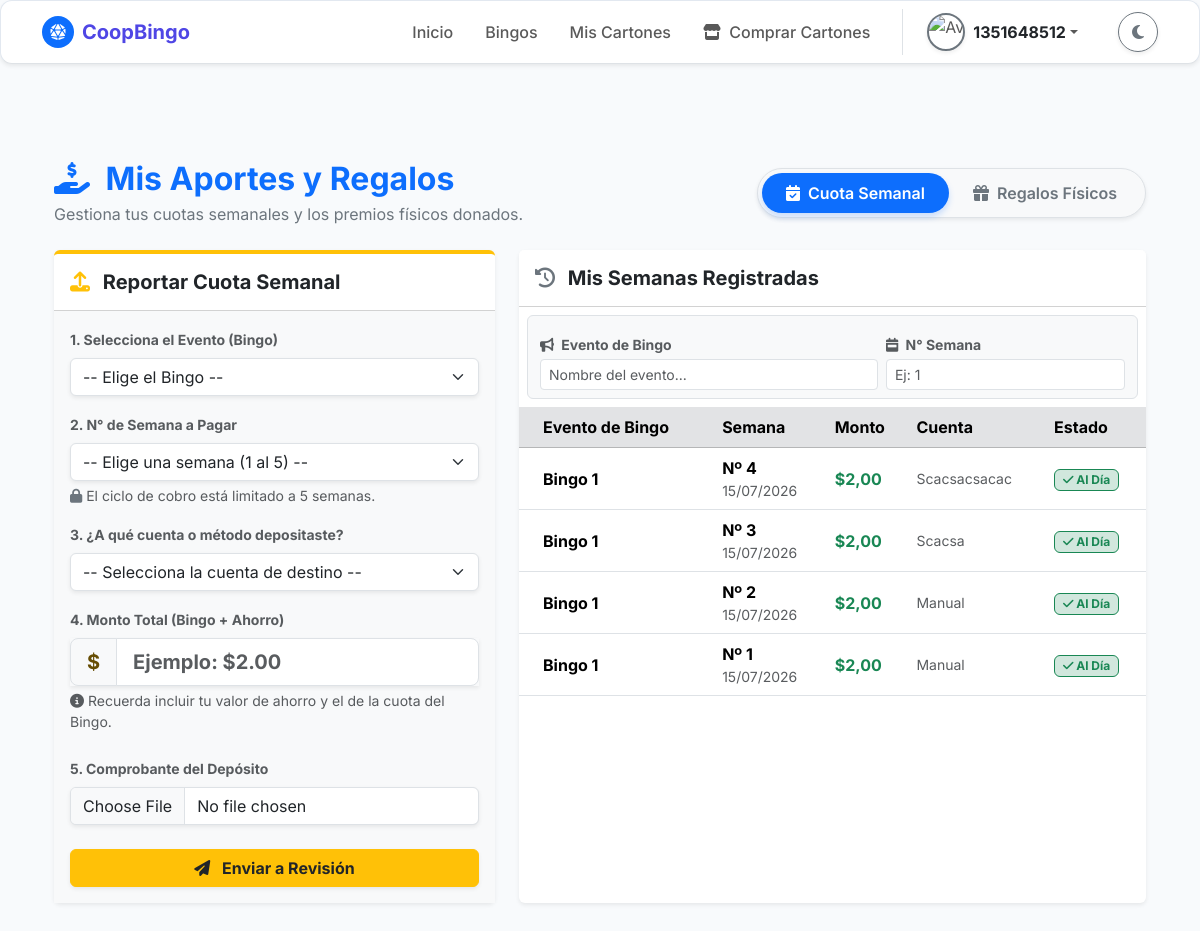
Page /aporte-y-regalos/ (signed in) on the earlier database version.
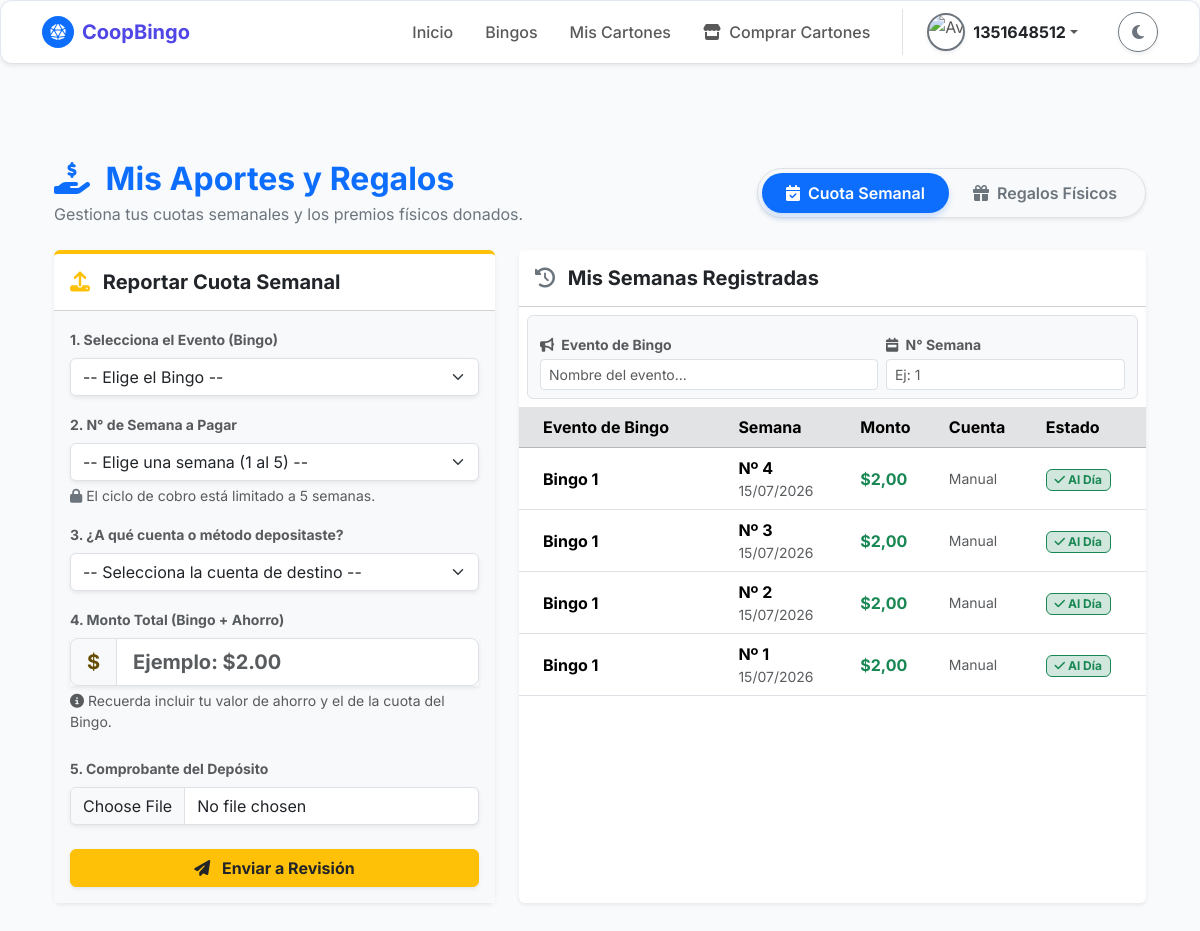
Same page on the later database version.
### bingo/models.py (models this page shows, shortened)
class AporteSemanal(models.Model):
    ESTADO_APORTE_CHOICES = [
        ('Pendiente', 'Pendiente de Pago'),
        ('En Revision', 'En Revisión'),
        ('Al Dia', 'Al Día'),
        ('Atrasado', 'Atrasado'),
    ]
    METODO_INGRESO_CHOICES = [
        ('Efectivo', 'Efectivo'),
        ('Transferencia', 'Transferencia'),
        ('Fisico', 'Físico'),
    ]
    idaporte = models.AutoField(
        primary_key=True,
        verbose_name="ID de Aporte"
    )
    idsocio = models.ForeignKey(
        'Socio',
        on_delete=models.CASCADE,
        db_column='idsocio',
        verbose_name="Socio"
    )
    idregalo = models.ForeignKey(
        'Regalo',
        on_delete=models.CASCADE,
        db_column='idregalo',
        verbose_name="Regalo Asignado",
        null=True,
        blank=True,
    )
    idbingo = models.ForeignKey(
        'Bingo',
        on_delete=models.SET_NULL,
        null=True,
        blank=True,
        db_column='idbingo',
        verbose_name="Bingo Asociado"
    )
    numerosemana = models.IntegerField(
        null=True,
        blank=True,
        verbose_name="Número de Semana"
    )
    fechaplanificadadada = models.DateTimeField(
        verbose_name="Fecha Planificada"
    )
    fechaentregareal = models.DateTimeField(
        null=True,
        blank=True,
        verbose_name="Fecha de Entrega Real"
    )
    metodoingreso = models.CharField(
        max_length=50,
        choices=METODO_INGRESO_CHOICES,
        null=True,
        blank=True,
        verbose_name="Método de Ingreso"
    )
    referenciaingreso = models.CharField(
        max_length=100,
        null=True,
        blank=True,
        verbose_name="Referencia/Comprobante"
    )
    estadoaporte = models.CharField(
        max_length=20,
        choices=ESTADO_APORTE_CHOICES,
        null=True,
        blank=True,
        verbose_name="Estado del Aporte"
    )
    montoaporte = models.DecimalField(
        max_digits=10,
        decimal_places=2,
        default=Decimal('0.00'),
        validators=[MinValueValidator(Decimal('0.00'))],
        verbose_name="Monto del Aporte"
    )
    idmetodopago = models.ForeignKey(
        'MetodoPago',
        on_delete=models.SET_NULL,
        null=True,
        blank=True,
        db_column='idmetodopago',
        verbose_name="Cuenta de Destino"
    )
    comprobanteaporte = models.FileField(
        upload_to='media/aportes/comprobantes/',
        null=True,
        blank=True,
        verbose_name="Comprobante de Cuota Semanal"
    )
    class Meta:
        db_table = 'AporteSemanal'
        verbose_name = 'Aporte Semanal'
        verbose_name_plural = 'Control de Aportes Semanales'
        constraints = [
            models.CheckConstraint(
                condition=models.Q(estadoaporte__in=['Pendiente', 'En Revision', 'Al Dia', 'Atrasado']),
                name='chk_aportesemanal_estadoaporte'
            ),
            models.CheckConstraint(
                condition=models.Q(metodoingreso__in=['Efectivo', 'Transferencia', 'Fisico']) | models.Q(metodoingreso__isnull=True),
                name='chk_aportesemanal_metodoingreso'
            )
        ]

class MetodoPago(models.Model):
    ESTADO_METODO_CHOICES = [
        ('Activo', 'Activo'),
        ('Inactivo', 'Inactivo'),
    ]
    idmetodopago = models.AutoField(primary_key=True)
    nombremetodopago = models.CharField(
        max_length=50,
        unique=True,
        verbose_name="Nombre del Método de Pago"
    )
    descripcionmetodopago = models.CharField(
        max_length=200,
        null=True,
        blank=True,
        verbose_name="Descripción del Método"
    )
    estadometodopago = models.CharField(
        max_length=20,
        choices=ESTADO_METODO_CHOICES,
        default='Activo',
        verbose_name="Estado del Método"
    )
    urlmetodopago = models.CharField(
        max_length=255,
        verbose_name="URL o Enlace del Método"
    )
    class Meta:
        db_table = 'MetodoPago'
        verbose_name = 'Método de Pago'
        verbose_name_plural = 'Métodos de Pago'

class Bingo(models.Model):
    TIPO_BINGO_CHOICES = [
        ('Virtual', 'Virtual'),
        ('Presencial', 'Presencial'),
    ]
    ESTADO_BINGO_CHOICES = [
        ('Programado', 'Programado'),
        ('En Curso', 'En Curso'),
        ('Finalizado', 'Finalizado'),
        ('Cancelado', 'Cancelado'),
    ]
    idbingo = models.AutoField(primary_key=True)
    idunidad_venta = models.ForeignKey(UnidadMonetaria, on_delete=models.PROTECT, related_name='bingos_venta')
    idunidad_premio = models.ForeignKey(UnidadMonetaria, on_delete=models.PROTECT, related_name='bingos_premio')
    titulobingo = models.CharField(
        max_length=150,
        verbose_name="Título del Bingo"
    )
    fechaprogramadabingo = models.DateTimeField(
        verbose_name="Fecha y Hora del Evento"
    )
    tipobingo = models.CharField(
        max_length=20,
        choices=TIPO_BINGO_CHOICES,
        verbose_name="Tipo de Bingo"
    )
    lugarbingo = models.CharField(
        max_length=255,
        null=True,
        blank=True,
        verbose_name="Lugar (si es presencial)"
    )
    urlsesionbingo = models.CharField(
        max_length=255,
        null=True,
        blank=True,
        verbose_name="Link de la sesión (si es virtual)"
    )
    preciocarton = models.DecimalField(
        max_digits=10,
        decimal_places=2,
        validators=[MinValueValidator(Decimal('0.01'))],
        verbose_name="Precio del Cartón"
    )
    premiomayor = models.DecimalField(
        max_digits=10,
        decimal_places=2,
        verbose_name="Monto del Premio Mayor"
    )
    descripcionpremiomayor = models.CharField(
        max_length=100,
        verbose_name="¿Qué es el premio mayor?"
    )
    estadobingo = models.CharField(
        max_length=20,
        choices=ESTADO_BINGO_CHOICES,
        default='Programado',
        verbose_name="Estado del Bingo"
    )
    rutaimagenpremiomayor = models.ImageField(
        upload_to='media/bingo/imagen_premio_mayor/',
        max_length=300,
        null=True,
        blank=True,
        verbose_name="Imagen del Premio"
    )
    urlvideopromocional = models.FileField(
        upload_to='media/bingo/video_promocional/',
        max_length=300,
        null=True,
        blank=True,
        verbose_name="Video Promocional"
    )
    descripcionpremios = models.TextField(
        max_length=500,
        null=True,
        blank=True,
        verbose_name="Descripción de otros premios"
    )
    class Meta:
        db_table = 'Bingo'
        verbose_name = 'Bingo'
        verbose_name_plural = 'Bingos'

### bingo/views.py (the view, shortened to what this page needs)
# urls.py: path('aporte-y-regalos/', views.aporte_y_regalos, name='aporte_y_regalos'),
@login_required
def aporte_y_regalos(request):
    socio_obj = Socio.objects.filter(cisocio=request.user.username).first()
    fecha_registro_socio = request.user.date_joined # Obtenemos la fecha exacta en la que se creó su cuenta
    if not socio_obj or socio_obj.estadosocio not in ['Activo', 'Active']:
        messages.error(request, "Solo los socios activos pueden gestionar aportes y regalos.")
        return redirect('perfil')
    historial_aportes = AporteSemanal.objects.filter(idsocio=socio_obj).order_by('-fechaplanificadadada')
    mis_regalos = Regalo.objects.filter(idsocio=socio_obj).order_by('-fechaultimaactualizacion')
    margen_fecha = fecha_registro_socio - timedelta(days=7)
    bingos_activos = Bingo.objects.exclude(estadobingo='Cancelado').filter(fechaprogramadabingo__gte=margen_fecha).order_by('-fechaprogramadabingo')
    context = {
        'socio': socio_obj,
        'historial_aportes': historial_aportes,
        'mis_regalos': mis_regalos,
        'bingos_activos': bingos_activos,
        'metodos_pago': MetodoPago.objects.filter(estadometodopago='Activo')
    }
    return render(request, 'cuentas/aporte_y_regalos.html', context)

### bingo/templates/cuentas/aporte_y_regalos.html (shortened to what the changed rows need)
{% extends 'comunes/base.html' %}
{% load static %}
{% block content %}
<div class="container py-5">
    <div class="row mb-4 align-items-center">
        <div class="col-md-6 mb-3 mb-md-0">
            <h2 class="fw-bold text-primary mb-1"><i class="fas fa-hand-holding-usd me-2"></i> Mis Aportes y Regalos</h2>
        </div>
    </div>
    <div class="tab-content mt-4" id="pills-tabContent">
        <div class="tab-pane fade show active" id="pills-aportes" role="tabpanel" aria-labelledby="pills-aportes-tab">
            <div class="row g-4 animate__animated animate__fadeIn">
                <div class="col-lg-7">
                    <div class="card shadow-sm border-0 h-100">
                        <div class="card-body p-0">
                            <div class="table-responsive" style="max-height: 400px; overflow-y: auto;">
                                <table class="table table-hover align-middle mb-0" id="tabla-historial-aportes">
                                    <thead class="table-secondary sticky-top">
                                        <tr>
                                            <th class="ps-4">Evento de Bingo</th>
                                            <th>Semana</th>
                                            <th>Monto</th>
                                            <th>Cuenta</th>
                                            <th>Estado</th>
                                        </tr>
                                    </thead>
                                    <tbody>
                                        {% for ap in historial_aportes %}
                                        <tr data-bingo="{{ ap.idbingo.titulobingo|lower }}" data-semana="{{ ap.numerosemana }}">
                                            <td class="ps-4 fw-bold text-indigo" title="{{ ap.idbingo.titulobingo }}">
                                                {{ ap.idbingo.titulobingo|truncatechars:18 }}
                                            </td>
                                            <td>
                                                <span class="fw-bold">Nº {{ ap.numerosemana }}</span>
                                                <span class="small text-muted d-block">{{ ap.fechaplanificadadada|date:"d/m/Y" }}</span>
                                            </td>
                                            <td class="text-success fw-bold">${{ ap.montoaporte }}</td>
                                            <td class="small text-muted">{{ ap.idmetodopago.nombremetodopago|default:"Manual" }}</td>
                                            <td>
                                                {% if ap.estadoaporte == 'Al Dia' or ap.estadoaporte == 'Pagado' %}
                                                    <span class="badge bg-success-subtle text-success border border-success"><i class="fas fa-check"></i> Al Día</span>
                                                {% elif ap.estadoaporte == 'En Revision' %}
                                                    <span class="badge bg-warning-subtle text-warning border border-warning shadow-sm"><i class="fas fa-clock"></i> En Revisión</span>
                                                {% elif ap.estadoaporte == 'Atrasado' %}
                                                    <span class="badge bg-danger-subtle text-danger border border-danger"><i class="fas fa-exclamation-circle"></i> Atrasado</span>
                                                {% else %}
                                                    <span class="badge bg-secondary">{{ ap.estadoaporte }}</span>
                                                {% endif %}
                                            </td>
                                        </tr>
                                        {% empty %}
                                        <tr class="no-data"><td colspan="5" class="text-center py-5 text-muted">Aún no has reportado pagos de semanas.</td></tr>
                                        {% endfor %}
                                    </tbody>
                                </table>
                            </div>
                        </div>
                    </div>
                </div>
            </div>
        </div>
    </div>
</div>
{% endblock %}

Differences in the rows shown:
changed AporteSemanal (number 1 of 4 on the later page): idmetodopago.nombremetodopago "Scacsacsacac" → "Manual"
changed AporteSemanal (number 2 of 4 on the later page): idmetodopago.nombremetodopago "Scacsa" → "Manual"
